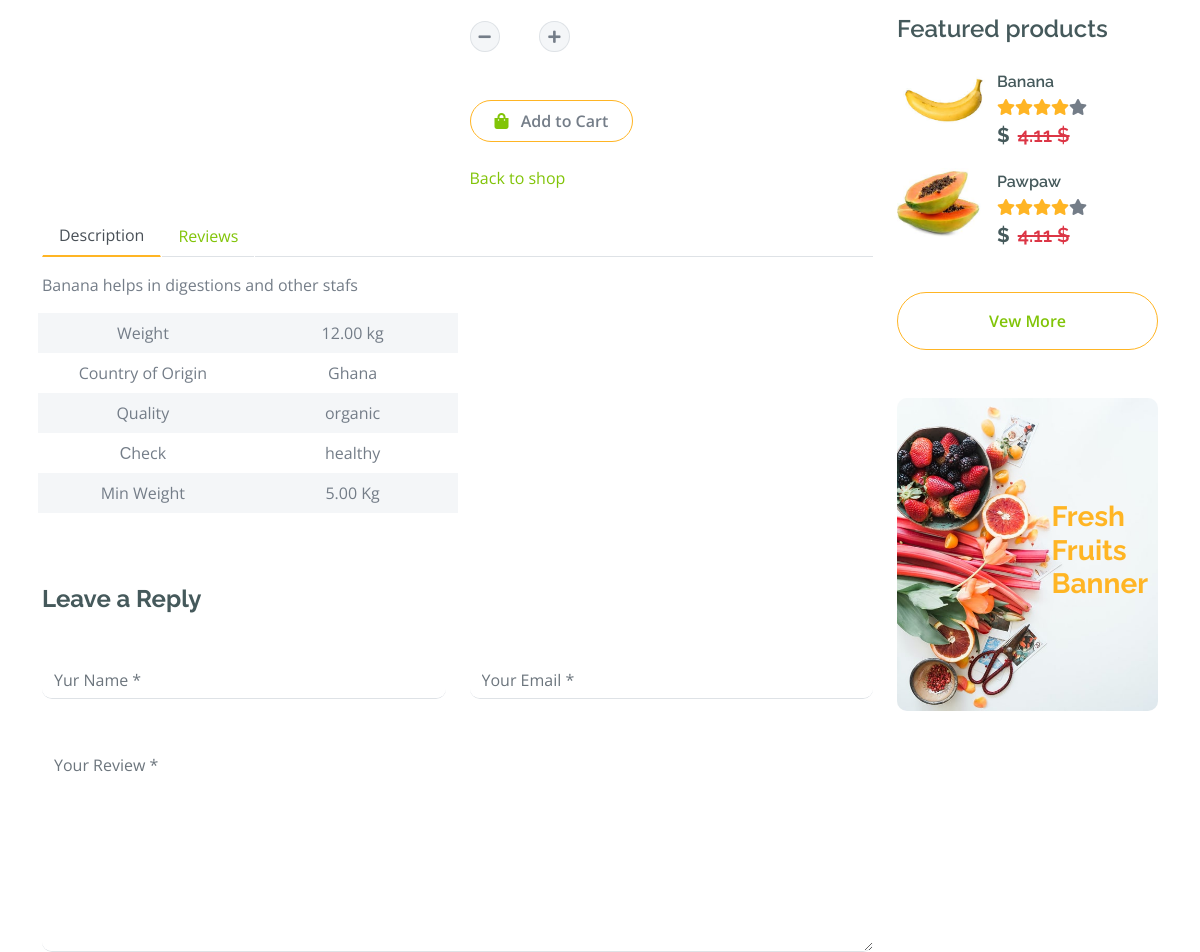
Page /products/1/ (middle part) on the earlier database version.
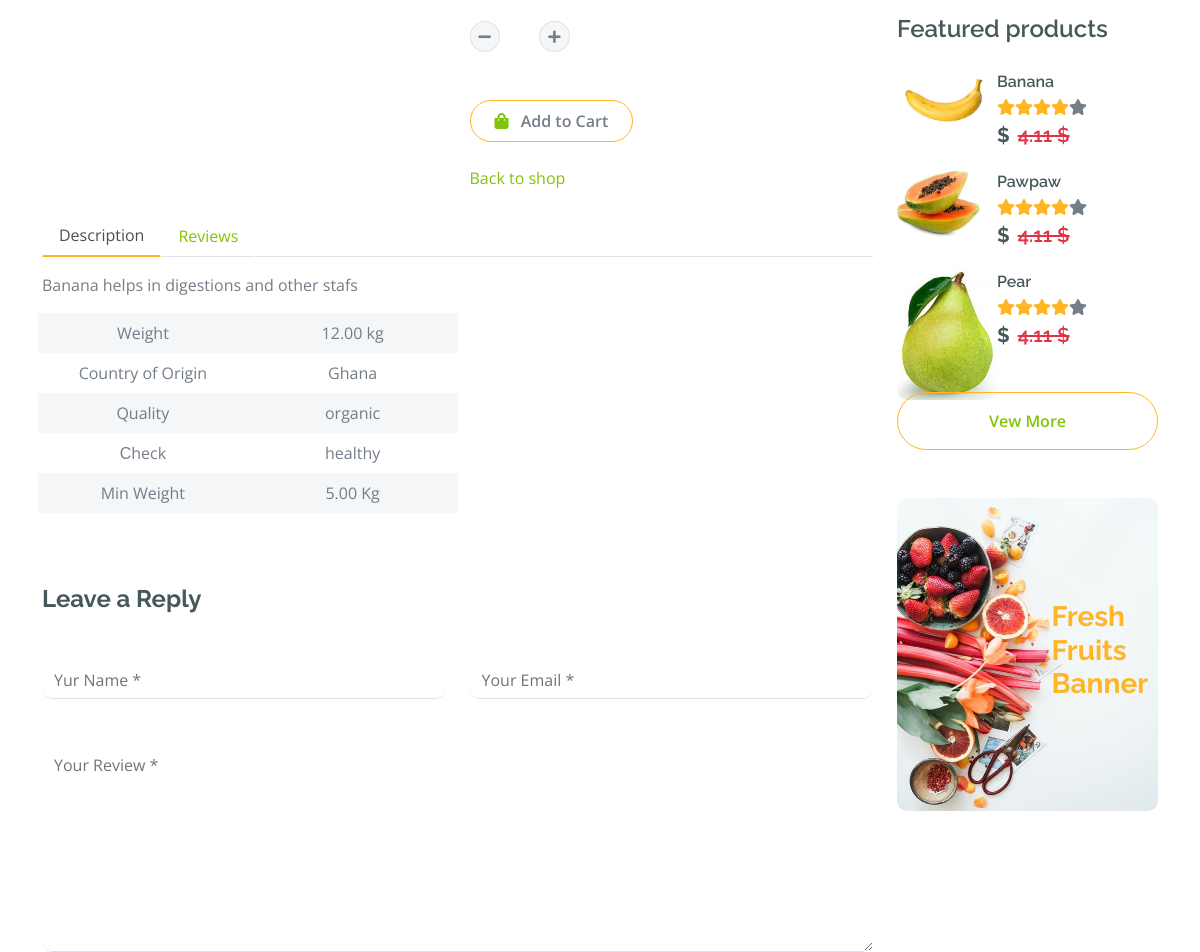
Same page on the later database version.
### Products/models.py (models this page shows, shortened)
class Product(models.Model):
    CLASSIFICATION_TYPE = (
        ('organic', 'Organic'),
        ('inorganic', 'Inorganic'),
    )
    HEALTH_STATUS = (
        ('healthy', 'Healthy'),
        ('unhealthy', 'Unhealthy'),
    )
    name = models.CharField(max_length=100)
    desc = models.CharField(max_length=500)
    price = models.DecimalField(max_digits=20, decimal_places=2)
    image = models.ImageField(default=False, blank=True)
    weight = models.DecimalField(max_digits=20, decimal_places=2)
    min_weight = models.DecimalField(max_digits=10, decimal_places=2)
    country_of_origin = models.CharField(max_length=100)
    quality = models.CharField(max_length=25, choices=CLASSIFICATION_TYPE, null=True, blank=True)
    health_status = models.CharField(max_length=25, choices=HEALTH_STATUS, null=True, blank=True)
    classification = models.CharField(max_length=25, choices=CLASSIFICATION_TYPE, null=True, blank=True)
    is_feature = models.BooleanField(default=False)
    is_bestseller = models.BooleanField(default=False)
    is_organic = models.BooleanField(default=False)
    is_inorganic = models.BooleanField(default=False)
    category = models.ForeignKey(Category, related_name="products", blank=True, null=True, on_delete=models.CASCADE)

### Products/views.py (the view)
# urls.py: path('products/<int:id>/', views.shop_detail, name="shop_detail"),
def shop_detail(request, id):
    products = get_object_or_404(Product, id=id)
    products = Product.objects.filter(id=id)
    featureall = Product.objects.filter(is_feature=True)
    cart = Cart(request)
    product_count = cart.get_product_count()
    return render(request, 'shop_detail.html', {'products': products, 'featureall':featureall,'product_count':product_count})

### Products/cart.py (called while the page is built)
    def get_product_count(self):
        return len(self.cart)

### Products/models.py (called while the page is built)
    def __str__(self):
        return self.name

### Products/templates/shop_detail.html (shortened to what the changed rows need)
{% load static %}
<!DOCTYPE html>
<html lang="en">
  <head>
    <link
      rel="stylesheet"
      href="https://use.fontawesome.com/releases/v5.15.4/css/all.css"
    />
    <link
      href="https://cdn.jsdelivr.net/npm/bootstrap-icons@1.4.1/font/bootstrap-icons.css"
      rel="stylesheet"
    />
    <link href="lib/lightbox/css/lightbox.min.css" rel="stylesheet" />
    <link href="lib/owlcarousel/assets/owl.carousel.min.css" rel="stylesheet" />
    <link href="{% static 'css/bootstrap.min.css' %}" rel="stylesheet" />
    <link href="{% static 'css/style.css' %}" rel="stylesheet" />
  </head>
  <body>
    <div class="container-fluid py-5 mt-5 product_data">
      <div class="container py-5">
        <div class="row g-4 mb-5">
          <div class="col-lg-8 col-xl-9">
            {% for product in products %}
            <div class="row g-4">
              <div class="col-lg-6">
              </div>
              <div class="col-lg-6">
                <form method="post" action="{% url 'add_to_cart' id=product.id %}">
                  <div class="input-group quantity mb-5" style="width: 100px">
                    <div class="input-group-btn">
                      <button
                        class="btn btn-sm btn-minus decrement-btn rounded-circle bg-light border"
                     value="1"
                      >
                        <i class="fa fa-minus"></i>
                      </button>
                    </div>
                    <input
                      type="text"
                      class="form-control form-control-sm qty-input text-center border-0"
                      value="{{ item.quantity }}"
                      name ="quantity"
                      id="quantity"
                    />
                    <div class="input-group-btn">
                      <button
                        class="btn btn-sm btn-plus increment-btn rounded-circle bg-light border"
                         value="1"
                      >
                        <i class="fa fa-plus"></i>
                      </button>
                    </div>
                  </div>
                  <button type="submit" class="btn border-secondary rounded-pill px-4 py-2 mb-4"  ><i class="fa fa-shopping-bag me-2 text-primary"></i> Add to Cart</button>
              </form>
              <a href="{% url 'shop' %}">Back to shop</a>
              </div>
              <div class="col-lg-12">
                <nav>
                  <div class="nav nav-tabs mb-3">
                    <button
                      class="nav-link active border-white border-bottom-0"
                      type="button"
                      role="tab"
                      id="nav-about-tab"
                      data-bs-toggle="tab"
                      data-bs-target="#nav-about"
                      aria-controls="nav-about"
                      aria-selected="true"
                    >
                      Description
                    </button>
                    <button
                      class="nav-link border-white border-bottom-0"
                      type="button"
                      role="tab"
                      id="nav-mission-tab"
                      data-bs-toggle="tab"
                      data-bs-target="#nav-mission"
                      aria-controls="nav-mission"
                      aria-selected="false"
                    >
                      Reviews
                    </button>
                  </div>
                </nav>
                <div class="tab-content mb-5">
                  <div
                    class="tab-pane active"
                    id="nav-about"
                    role="tabpanel"
                    aria-labelledby="nav-about-tab"
                  >
                    <p>
                   {{product.desc}}
                    </p>
                    <div class="px-2">
                      <div class="row g-4">
                        <div class="col-6">
                          <div
                            class="row bg-light align-items-center text-center justify-content-center py-2"
                          >
                            <div class="col-6">
                              <p class="mb-0">Weight</p>
                            </div>
                            <div class="col-6">
                              <p class="mb-0">{{product.weight}} kg</p>
                            </div>
                          </div>
                          <div
                            class="row text-center align-items-center justify-content-center py-2"
                          >
                            <div class="col-6">
                              <p class="mb-0">Country of Origin</p>
                            </div>
                            <div class="col-6">
                              <p class="mb-0">{{product.country_of_origin}}</p>
                            </div>
                          </div>
                          <div
                            class="row bg-light text-center align-items-center justify-content-center py-2"
                          >
                            <div class="col-6">
                              <p class="mb-0">Quality</p>
                            </div>
                            <div class="col-6">
                              <p class="mb-0">{{product.quality}}</p>
                            </div>
                          </div>
                          <div
                            class="row text-center align-items-center justify-content-center py-2"
                          >
                            <div class="col-6">
                              <p class="mb-0">Сheck</p>
                            </div>
                            <div class="col-6">
                              <p class="mb-0">{{product.health_status}}</p>
                            </div>
                          </div>
                          <div
                            class="row bg-light text-center align-items-center justify-content-center py-2"
                          >
                            <div class="col-6">
                              <p class="mb-0">Min Weight</p>
                            </div>
                            <div class="col-6">
                              <p class="mb-0">{{product.min_weight}} Kg</p>
                            </div>
                          </div>
                        </div>
                      </div>
                    </div>
                  </div>
                </div>
              </div>
              <form action="#">
                <h4 class="mb-5 fw-bold">Leave a Reply</h4>
                <div class="row g-4">
                  <div class="col-lg-6">
                    <div class="border-bottom rounded">
                      <input
                        type="text"
                        class="form-control border-0 me-4"
                        placeholder="Yur Name *"
                      />
                    </div>
                  </div>
                  <div class="col-lg-6">
                    <div class="border-bottom rounded">
                      <input
                        type="email"
                        class="form-control border-0"
                        placeholder="Your Email *"
                      />
                    </div>
                  </div>
                  <div class="col-lg-12">
                    <div class="border-bottom rounded my-4">
                      <textarea
                        name=""
                        id=""
                        class="form-control border-0"
                        cols="30"
                        rows="8"
                        placeholder="Your Review *"
                        spellcheck="false"
                      ></textarea>
                    </div>
                  </div>
                </div>
              </form>
            </div>
            {% endfor %}
          </div>
          <div class="col-lg-4 col-xl-3">
            <div class="row g-4 fruite">
              <div class="col-lg-12">
                {% for product in featureall %}
                <div class="d-flex align-items-center justify-content-start">
                  <div class="rounded" style="width: 100px; height: 100px">
                    <img
                      src="{{ product.image.url}}"
                      class="img-fluid rounded"
                      alt="Image"
                    />
                  </div>
                  <div>
                    <h6 class="mb-2">{{product.name}}</h6>
                    <div class="d-flex mb-2">
                      <i class="fa fa-star text-secondary"></i>
                      <i class="fa fa-star text-secondary"></i>
                      <i class="fa fa-star text-secondary"></i>
                      <i class="fa fa-star text-secondary"></i>
                      <i class="fa fa-star"></i>
                    </div>
                    <div class="d-flex mb-2">
                      <h5 class="fw-bold me-2">{{product.prize}}$</h5>
                      <h5 class="text-danger text-decoration-line-through">
                        4.11 $
                      </h5>
                    </div>
                  </div>
                </div>
                {% endfor %}
              </div>
            </div>
          </div>
        </div>
      </div>
    </div>
  </body>
</html>

Differences in the rows shown:
added Product: image (picture), name "Pear", shown under "Featured products"
